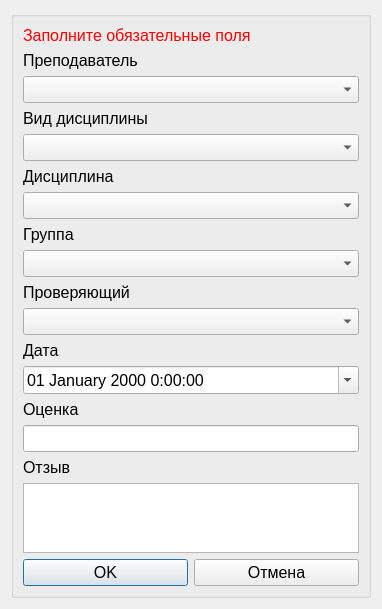
<?xml version="1.0" encoding="UTF-8"?>
<ui version="4.0">
 <class>AddOrEditJurnVzaimopos</class>
 <widget class="QDialog" name="AddOrEditJurnVzaimopos">
  <property name="geometry">
   <rect>
    <x>0</x>
    <y>0</y>
    <width>382</width>
    <height>595</height>
   </rect>
  </property>
  <property name="windowTitle">
   <string>Dialog</string>
  </property>
  <layout class="QGridLayout" name="gridLayout_2">
   <item row="0" column="0">
    <widget class="QGroupBox" name="groupBox">
     <property name="font">
      <font>
       <pointsize>12</pointsize>
      </font>
     </property>
     <property name="title">
      <string/>
     </property>
     <layout class="QGridLayout" name="gridLayout">
      <item row="0" column="0" colspan="2">
       <widget class="QLabel" name="label_error">
        <property name="font">
         <font>
          <pointsize>12</pointsize>
         </font>
        </property>
        <property name="styleSheet">
         <string notr="true">color:red;</string>
        </property>
        <property name="text">
         <string>Заполните обязательные поля</string>
        </property>
       </widget>
      </item>
      <item row="1" column="0">
       <widget class="QLabel" name="label">
        <property name="font">
         <font>
          <pointsize>12</pointsize>
         </font>
        </property>
        <property name="text">
         <string>Преподаватель</string>
        </property>
       </widget>
      </item>
      <item row="2" column="0" colspan="2">
       <widget class="QComboBox" name="comboBoxPrepod">
        <property name="font">
         <font>
          <pointsize>12</pointsize>
         </font>
        </property>
       </widget>
      </item>
      <item row="3" column="0">
       <widget class="QLabel" name="label_6">
        <property name="text">
         <string>Вид дисциплины</string>
        </property>
       </widget>
      </item>
      <item row="4" column="0" colspan="2">
       <widget class="QComboBox" name="comboBox">
        <property name="currentIndex">
         <number>-1</number>
        </property>
        <item>
         <property name="text">
          <string>лк</string>
         </property>
        </item>
        <item>
         <property name="text">
          <string>лб</string>
         </property>
        </item>
        <item>
         <property name="text">
          <string>пр</string>
         </property>
        </item>
       </widget>
      </item>
      <item row="5" column="0">
       <widget class="QLabel" name="label_2">
        <property name="font">
         <font>
          <pointsize>12</pointsize>
         </font>
        </property>
        <property name="text">
         <string>Дисциплина</string>
        </property>
       </widget>
      </item>
      <item row="6" column="0" colspan="2">
       <widget class="QComboBox" name="comboBox_discipl">
        <property name="font">
         <font>
          <pointsize>12</pointsize>
         </font>
        </property>
       </widget>
      </item>
      <item row="7" column="0">
       <widget class="QLabel" name="label_3">
        <property name="font">
         <font>
          <pointsize>12</pointsize>
         </font>
        </property>
        <property name="text">
         <string>Группа</string>
        </property>
       </widget>
      </item>
      <item row="8" column="0" colspan="2">
       <widget class="QComboBox" name="comboBox_gruppa">
        <property name="font">
         <font>
          <pointsize>12</pointsize>
         </font>
        </property>
       </widget>
      </item>
      <item row="9" column="0">
       <widget class="QLabel" name="label_4">
        <property name="font">
         <font>
          <pointsize>12</pointsize>
         </font>
        </property>
        <property name="text">
         <string>Проверяющий</string>
        </property>
       </widget>
      </item>
      <item row="10" column="0" colspan="2">
       <widget class="QComboBox" name="comboBox_prover">
        <property name="font">
         <font>
          <pointsize>12</pointsize>
         </font>
        </property>
       </widget>
      </item>
      <item row="11" column="0">
       <widget class="QLabel" name="label_5">
        <property name="font">
         <font>
          <pointsize>12</pointsize>
         </font>
        </property>
        <property name="text">
         <string>Дата</string>
        </property>
       </widget>
      </item>
      <item row="12" column="0" colspan="2">
       <widget class="QDateTimeEdit" name="dateEdit">
        <property name="sizePolicy">
         <sizepolicy hsizetype="Expanding" vsizetype="Preferred">
          <horstretch>0</horstretch>
          <verstretch>0</verstretch>
         </sizepolicy>
        </property>
        <property name="font">
         <font>
          <pointsize>12</pointsize>
         </font>
        </property>
        <property name="displayFormat">
         <string>dd MMMM yyyy H:mm:ss</string>
        </property>
        <property name="calendarPopup">
         <bool>true</bool>
        </property>
       </widget>
      </item>
      <item row="14" column="0" colspan="2">
       <widget class="QLineEdit" name="lineEdit_Ocenka">
        <property name="sizePolicy">
         <sizepolicy hsizetype="Expanding" vsizetype="Preferred">
          <horstretch>0</horstretch>
          <verstretch>0</verstretch>
         </sizepolicy>
        </property>
        <property name="font">
         <font>
          <pointsize>12</pointsize>
         </font>
        </property>
       </widget>
      </item>
      <item row="16" column="0" colspan="2">
       <widget class="QPlainTextEdit" name="plainTextEdit">
        <property name="sizePolicy">
         <sizepolicy hsizetype="Expanding" vsizetype="Expanding">
          <horstretch>0</horstretch>
          <verstretch>0</verstretch>
         </sizepolicy>
        </property>
        <property name="font">
         <font>
          <pointsize>12</pointsize>
         </font>
        </property>
       </widget>
      </item>
      <item row="17" column="0">
       <widget class="QPushButton" name="pushButton_OK">
        <property name="text">
         <string>OK</string>
        </property>
        <property name="icon">
         <iconset resource="../resourses.qrc">
          <normaloff>:/img/img/ok.png</normaloff>:/img/img/ok.png</iconset>
        </property>
       </widget>
      </item>
      <item row="17" column="1">
       <widget class="QPushButton" name="pushButton_cancel">
        <property name="text">
         <string>Отмена</string>
        </property>
        <property name="icon">
         <iconset resource="../resourses.qrc">
          <normaloff>:/img/img/cancel.png</normaloff>:/img/img/cancel.png</iconset>
        </property>
       </widget>
      </item>
      <item row="13" column="0" colspan="2">
       <widget class="QLabel" name="label_7">
        <property name="text">
         <string>Оценка</string>
        </property>
       </widget>
      </item>
      <item row="15" column="0" colspan="2">
       <widget class="QLabel" name="label_8">
        <property name="text">
         <string>Отзыв</string>
        </property>
       </widget>
      </item>
     </layout>
    </widget>
   </item>
  </layout>
 </widget>
 <resources>
  <include location="../resourses.qrc"/>
 </resources>
 <connections/>
</ui>
